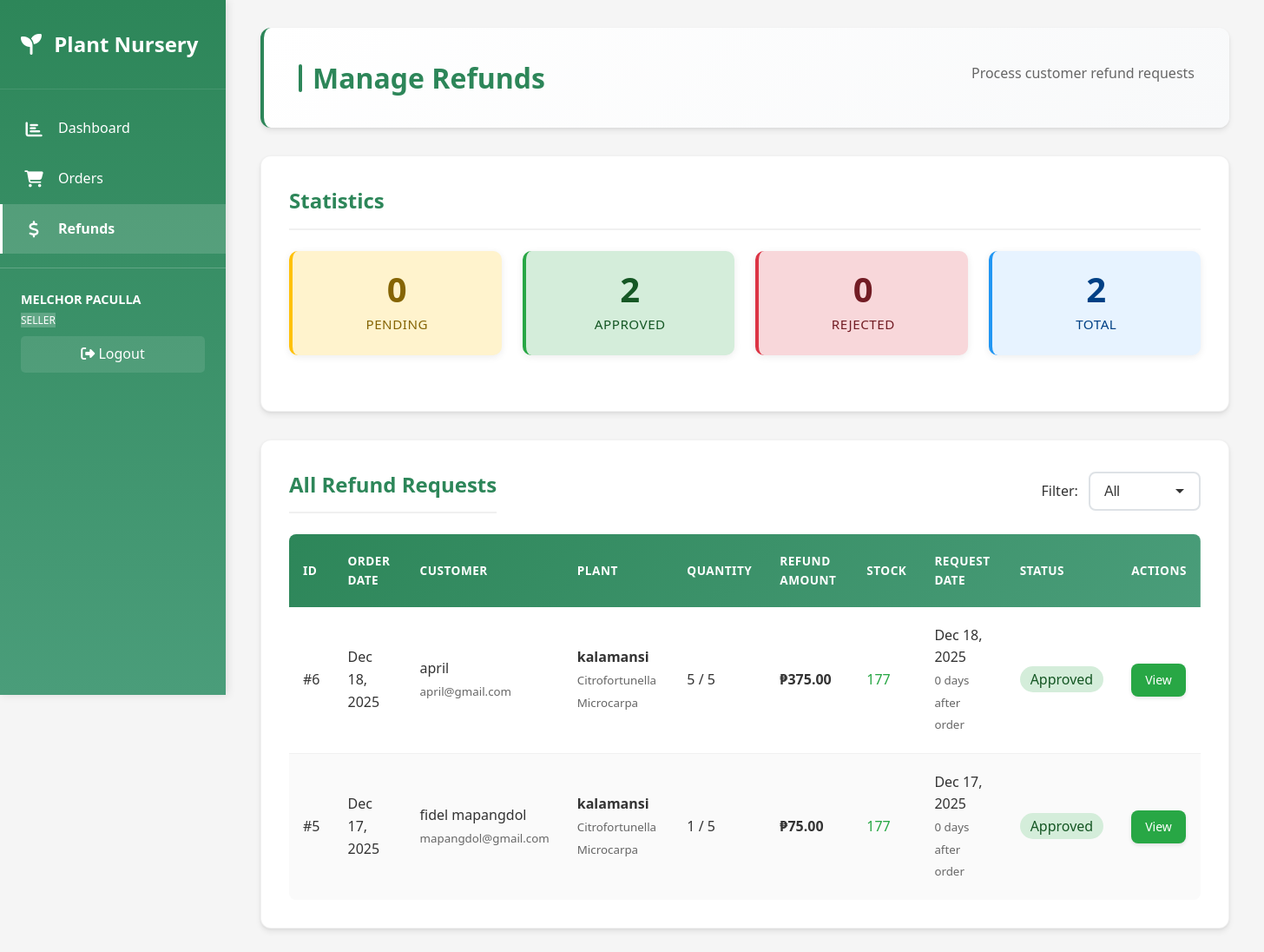
/seller/refunds.php (signed in), run on the app's committed database.
### tables this page shows
CREATE TABLE `employee`  (
  `EmployeeID` int NOT NULL AUTO_INCREMENT,
  `Name` varchar(100) NOT NULL,
  `Role` varchar(50) NULL DEFAULT NULL,
  `Email` varchar(100) NULL DEFAULT NULL,
  `Phone` varchar(20) NULL DEFAULT NULL,
  PRIMARY KEY (`EmployeeID`) USING BTREE,
  INDEX `idx_name`(`Name` ASC) USING BTREE,
  INDEX `idx_email`(`Email` ASC) USING BTREE
);

CREATE TABLE `warranty_refund`  (
  `RefundID` int NOT NULL AUTO_INCREMENT,
  `OrderID` int NOT NULL,
  `OrderItemID` int NOT NULL,
  `CustomerID` int NOT NULL,
  `RequestDate` timestamp NOT NULL DEFAULT current_timestamp(),
  `Reason` text NOT NULL,
  `Quantity` int NOT NULL DEFAULT 1,
  `Status` varchar(50) NULL DEFAULT 'Pending',
  `ProcessedBy` int NULL DEFAULT NULL,
  `ProcessedDate` timestamp NULL DEFAULT NULL,
  `Notes` text NULL,
  PRIMARY KEY (`RefundID`) USING BTREE,
  INDEX `OrderItemID`(`OrderItemID` ASC) USING BTREE,
  INDEX `ProcessedBy`(`ProcessedBy` ASC) USING BTREE,
  INDEX `idx_order`(`OrderID` ASC) USING BTREE,
  INDEX `idx_customer`(`CustomerID` ASC) USING BTREE,
  INDEX `idx_status`(`Status` ASC) USING BTREE,
  INDEX `idx_request_date`(`RequestDate` ASC) USING BTREE,
  CONSTRAINT `warranty_refund_ibfk_1` FOREIGN KEY (`OrderID`) REFERENCES `order` (`OrderID`) ON DELETE CASCADE ON UPDATE CASCADE,
  CONSTRAINT `warranty_refund_ibfk_2` FOREIGN KEY (`OrderItemID`) REFERENCES `orderitem` (`OrderItemID`) ON DELETE CASCADE ON UPDATE CASCADE,
  CONSTRAINT `warranty_refund_ibfk_3` FOREIGN KEY (`CustomerID`) REFERENCES `customer` (`CustomerID`) ON DELETE CASCADE ON UPDATE CASCADE,
  CONSTRAINT `warranty_refund_ibfk_4` FOREIGN KEY (`ProcessedBy`) REFERENCES `employee` (`EmployeeID`) ON DELETE SET NULL ON UPDATE CASCADE
);

CREATE TABLE `order`  (
  `OrderID` int NOT NULL AUTO_INCREMENT,
  `CustomerID` int NULL DEFAULT NULL,
  `EmployeeID` int NULL DEFAULT NULL,
  `OrderDate` date NOT NULL,
  `TotalAmount` decimal(10, 2) NOT NULL DEFAULT 0.00,
  `Status` varchar(50) NULL DEFAULT 'Pending',
  `IsSuccessful` tinyint(1) NULL DEFAULT 0,
  PRIMARY KEY (`OrderID`) USING BTREE,
  INDEX `idx_customer`(`CustomerID` ASC) USING BTREE,
  INDEX `idx_employee`(`EmployeeID` ASC) USING BTREE,
  INDEX `idx_order_date`(`OrderDate` ASC) USING BTREE,
  INDEX `idx_status`(`Status` ASC) USING BTREE,
  CONSTRAINT `order_ibfk_1` FOREIGN KEY (`CustomerID`) REFERENCES `customer` (`CustomerID`) ON DELETE SET NULL ON UPDATE CASCADE,
  CONSTRAINT `order_ibfk_2` FOREIGN KEY (`EmployeeID`) REFERENCES `employee` (`EmployeeID`) ON DELETE SET NULL ON UPDATE CASCADE
);

CREATE TABLE `customer`  (
  `CustomerID` int NOT NULL AUTO_INCREMENT,
  `Name` varchar(100) NOT NULL,
  `Email` varchar(100) NULL DEFAULT NULL,
  `Phone` varchar(20) NULL DEFAULT NULL,
  `Address` varchar(255) NULL DEFAULT NULL,
  PRIMARY KEY (`CustomerID`) USING BTREE,
  INDEX `idx_name`(`Name` ASC) USING BTREE,
  INDEX `idx_email`(`Email` ASC) USING BTREE
);

CREATE TABLE `plant`  (
  `PlantID` int NOT NULL AUTO_INCREMENT,
  `Name` varchar(100) NOT NULL,
  `ScientificName` varchar(120) NULL DEFAULT NULL,
  `PlantCategoryID` int NULL DEFAULT NULL,
  `PlantTypeID` int NULL DEFAULT NULL,
  `SupplierID` int NULL DEFAULT NULL,
  `QuantityAvailable` int NULL DEFAULT 0,
  `Price` decimal(10, 2) NOT NULL,
  `PlantImg` blob NULL,
  PRIMARY KEY (`PlantID`) USING BTREE,
  INDEX `idx_name`(`Name` ASC) USING BTREE,
  INDEX `idx_category`(`PlantCategoryID` ASC) USING BTREE,
  INDEX `idx_supplier`(`SupplierID` ASC) USING BTREE,
  INDEX `idx_planttype`(`PlantTypeID` ASC) USING BTREE,
  CONSTRAINT `plant_ibfk_1` FOREIGN KEY (`PlantCategoryID`) REFERENCES `plantcategory` (`PlantCategoryID`) ON DELETE SET NULL ON UPDATE CASCADE,
  CONSTRAINT `plant_ibfk_2` FOREIGN KEY (`SupplierID`) REFERENCES `supplier` (`SupplierID`) ON DELETE SET NULL ON UPDATE CASCADE,
  CONSTRAINT `plant_ibfk_3` FOREIGN KEY (`PlantTypeID`) REFERENCES `planttype` (`PlantTypeID`) ON DELETE SET NULL ON UPDATE CASCADE
);

CREATE TABLE `orderitem`  (
  `OrderItemID` int NOT NULL AUTO_INCREMENT,
  `OrderID` int NULL DEFAULT NULL,
  `PlantID` int NULL DEFAULT NULL,
  `Quantity` int NOT NULL DEFAULT 1,
  `Price` decimal(10, 2) NOT NULL,
  PRIMARY KEY (`OrderItemID`) USING BTREE,
  INDEX `idx_order`(`OrderID` ASC) USING BTREE,
  INDEX `idx_plant`(`PlantID` ASC) USING BTREE,
  CONSTRAINT `orderitem_ibfk_1` FOREIGN KEY (`OrderID`) REFERENCES `order` (`OrderID`) ON DELETE CASCADE ON UPDATE CASCADE,
  CONSTRAINT `orderitem_ibfk_2` FOREIGN KEY (`PlantID`) REFERENCES `plant` (`PlantID`) ON DELETE CASCADE ON UPDATE CASCADE
);

### seller/refunds.php (the view, shortened to what this page needs)
<?php
require_once '../config/database.php';
$statusFilter = isset($_GET['status']) ? mysqli_real_escape_string($conn, $_GET['status']) : 'all';
$whereClause = '';
$result = mysqli_query($conn, "
    SELECT wr.*,
           o.OrderDate, o.OrderID,
           c.Name as CustomerName, c.Email as CustomerEmail,
           oi.PlantID, oi.Quantity as OrderQuantity, oi.Price as ItemPrice,
           p.Name as PlantName, p.ScientificName, p.QuantityAvailable,
           e.Name as ProcessedByName
    FROM warranty_refund wr
    LEFT JOIN `order` o ON wr.OrderID = o.OrderID
    LEFT JOIN customer c ON wr.CustomerID = c.CustomerID
    LEFT JOIN orderitem oi ON wr.OrderItemID = oi.OrderItemID
    LEFT JOIN plant p ON oi.PlantID = p.PlantID
    LEFT JOIN employee e ON wr.ProcessedBy = e.EmployeeID
    $whereClause
    ORDER BY wr.RequestDate DESC
");
$refunds = mysqli_fetch_all($result, MYSQLI_ASSOC);
$pendingCount = mysqli_fetch_assoc(mysqli_query($conn, "SELECT COUNT(*) as count FROM warranty_refund WHERE Status = 'Pending'"))['count'];
$approvedCount = mysqli_fetch_assoc(mysqli_query($conn, "SELECT COUNT(*) as count FROM warranty_refund WHERE Status = 'Approved'"))['count'];
$rejectedCount = mysqli_fetch_assoc(mysqli_query($conn, "SELECT COUNT(*) as count FROM warranty_refund WHERE Status = 'Rejected'"))['count'];
$totalCount = mysqli_fetch_assoc(mysqli_query($conn, "SELECT COUNT(*) as count FROM warranty_refund"))['count'];
include 'includes/header.php';
?>
<div class="page-header">
    <h2>Manage Refunds</h2>
    <p style="color: #666; margin-top: 0.5rem;">Process customer refund requests</p>
</div>
        <div class="card">
            <h3>Statistics</h3>
            <div class="stats-grid">
                <div class="stat-card" style="background: #fff3cd; border-left-color: #ffc107;">
                    <div class="number" style="color: #856404;"><?php echo $pendingCount; ?></div>
                    <div style="color: #856404;">Pending</div>
                </div>
                <div class="stat-card" style="background: #d4edda; border-left-color: #28a745;">
                    <div class="number" style="color: #155724;"><?php echo $approvedCount; ?></div>
                    <div style="color: #155724;">Approved</div>
                </div>
                <div class="stat-card" style="background: #f8d7da; border-left-color: #dc3545;">
                    <div class="number" style="color: #721c24;"><?php echo $rejectedCount; ?></div>
                    <div style="color: #721c24;">Rejected</div>
                </div>
                <div class="stat-card" style="background: #e7f3ff; border-left-color: #2196F3;">
                    <div class="number" style="color: #004085;"><?php echo $totalCount; ?></div>
                    <div style="color: #004085;">Total</div>
                </div>
            </div>
        </div>
        <div class="card">
            <div style="display: flex; justify-content: space-between; align-items: center; margin-bottom: 1.5rem;">
                <h3 style="margin: 0;">All Refund Requests</h3>
                <div>
                    <label for="statusFilter" style="margin-right: 0.5rem;">Filter:</label>
                    <select id="statusFilter" onchange="filterByStatus()">
                        <option value="all" <?php echo $statusFilter === 'all' ? 'selected' : ''; ?>>All</option>
                    </select>
                </div>
            </div>
            <?php if (count($refunds) > 0): ?>
                <div class="table-container">
                    <table>
                        <thead>
                            <tr>
                                <th>ID</th>
                                <th>Order Date</th>
                                <th>Customer</th>
                                <th>Plant</th>
                                <th>Quantity</th>
                                <th>Refund Amount</th>
                                <th>Stock</th>
                                <th>Request Date</th>
                                <th>Status</th>
                                <th>Actions</th>
                            </tr>
                        </thead>
                        <tbody>
                            <?php foreach ($refunds as $refund):
                                $refundAmount = $refund['Quantity'] * $refund['ItemPrice'];
                                $orderDate = strtotime($refund['OrderDate']);
                                $requestDate = strtotime($refund['RequestDate']);
                                $daysSinceOrder = floor(($requestDate - $orderDate) / (24 * 60 * 60));
                                $availableQuantity = (int)($refund['QuantityAvailable'] ?? 0);
                                $refundQuantity = (int)$refund['Quantity'];
                                $hasEnoughStock = $availableQuantity >= $refundQuantity;
                            ?>
                                <tr>
                                    <td>#<?php echo $refund['RefundID']; ?></td>
                                    <td><?php echo date('M d, Y', strtotime($refund['OrderDate'])); ?></td>
                                    <td>
                                        <div><?php echo htmlspecialchars($refund['CustomerName']); ?></div>
                                        <small style="color: #666;"><?php echo htmlspecialchars($refund['CustomerEmail']); ?></small>
                                    </td>
                                    <td>
                                        <div><strong><?php echo htmlspecialchars($refund['PlantName']); ?></strong></div>
                                        <small style="color: #666;"><?php echo htmlspecialchars($refund['ScientificName'] ?? 'N/A'); ?></small>
                                    </td>
                                    <td><?php echo $refund['Quantity']; ?> / <?php echo $refund['OrderQuantity']; ?></td>
                                    <td><strong>₱<?php echo number_format($refundAmount, 2); ?></strong></td>
                                    <td>
                                        <span style="color: <?php echo $hasEnoughStock ? '#28a745' : '#dc3545'; ?>; font-weight: 500;">
                                            <?php echo $availableQuantity; ?>
                                        </span>
                                    </td>
                                    <td>
                                        <?php echo date('M d, Y', strtotime($refund['RequestDate'])); ?>
                                        <br><small style="color: #666;"><?php echo $daysSinceOrder; ?> days after order</small>
                                    </td>
                                    <td>
                                        <span style="padding: 0.25rem 0.75rem; border-radius: 20px; background-color:
                                            <?php
                                            echo $refund['Status'] === 'Approved' ? '#d4edda' :
                                                ($refund['Status'] === 'Pending' ? '#fff3cd' : '#f8d7da');
                                            ?>; color:
                                            <?php
                                            echo $refund['Status'] === 'Approved' ? '#155724' :
                                                ($refund['Status'] === 'Pending' ? '#856404' : '#721c24');
                                            ?>;">
                                            <?php echo htmlspecialchars($refund['Status']); ?>
                                        </span>
                                    </td>
                                    <td>
                                        <div class="action-buttons">
                                            <a href="view_refund.php?id=<?php echo $refund['RefundID']; ?>" class="btn btn-success">View</a>
                                        </div>
                                    </td>
                                </tr>
                            <?php endforeach; ?>
                        </tbody>
                    </table>
                </div>
            <?php else: ?>
                <div class="empty-state">
                    <p>No refund requests found.</p>
                </div>
            <?php endif; ?>
        </div>
    </div>
<?php include 'includes/footer.php'; ?>

### seller/includes/header.php (shortened to what this page needs)
<!DOCTYPE html>
<html lang="en">
<head>
    <link rel="stylesheet" href="../assets/css/style.css">
    <link rel="stylesheet" href="https://cdnjs.cloudflare.com/ajax/libs/font-awesome/6.4.0/css/all.min.css" />
</head>
<body>
    <?php
    $employeeName = 'Seller';
    if (isset($_SESSION['user_id'])) {
        $userID = $_SESSION['user_id'];
        $userResult = mysqli_query($conn, "SELECT EmployeeID, Username FROM user WHERE UserID = $userID");
        if ($userResult) {
            $user = mysqli_fetch_assoc($userResult);
            $employeeID = $user['EmployeeID'] ?? null;
            if ($employeeID) {
                $empResult = mysqli_query($conn, "SELECT Name FROM employee WHERE EmployeeID = $employeeID");
                if ($empResult) {
                    $emp = mysqli_fetch_assoc($empResult);
                    $employeeName = $emp['Name'] ?? $user['Username'];
                } else {
                    $employeeName = $user['Username'] ?? 'Seller';
                }
            } else {
                $employeeName = $user['Username'] ?? 'Seller';
            }
        }
    }
    $currentFile = basename($_SERVER['PHP_SELF']);
    $activePage = '';
    if ($currentFile == 'sellerpage.php') {
        $activePage = 'dashboard';
    } elseif ($currentFile == 'orders.php' || $currentFile == 'view_order.php' || $currentFile == 'approve_order.php') {
        $activePage = 'orders';
    } elseif ($currentFile == 'refunds.php' || $currentFile == 'view_refund.php' || $currentFile == 'process_refund.php') {
        $activePage = 'refunds';
    }
    ?>
    <div class="sidebar">
        <div class="sidebar-brand">
            <h1><i class="fas fa-seedling"></i> Plant Nursery</h1>
        </div>
        <ul class="sidebar-menu">
            <li>
                <a href="sellerpage.php" class="<?php echo $activePage == 'dashboard' ? 'active' : ''; ?>">
                    <span class="icon"><i class="fas fa-chart-bar"></i></span>
                    <span class="text">Dashboard</span>
                </a>
            </li>
            <li>
                <a href="orders.php" class="<?php echo $activePage == 'orders' ? 'active' : ''; ?>">
                    <span class="icon"><i class="fas fa-shopping-cart"></i></span>
                    <span class="text">Orders</span>
                </a>
            </li>
            <li>
                <a href="refunds.php" class="<?php echo $activePage == 'refunds' ? 'active' : ''; ?>">
                    <span class="icon"><i class="fas fa-dollar-sign"></i></span>
                    <span class="text">Refunds</span>
                </a>
            </li>
        </ul>
        <div style="padding: 1.5rem; border-top: 1px solid rgba(255,255,255,0.2); margin-top: auto;">
            <div style="color: white; margin-bottom: 0.5rem; font-size: 0.9rem;">
                <strong><?php echo htmlspecialchars(strtoupper($employeeName)); ?></strong>
                <div><span class="badge" style="background: rgba(255,255,255,0.2); color: white; font-size: 0.75rem; margin-top: 0.25rem;"><?php echo htmlspecialchars(strtoupper($_SESSION['role'] ?? '')); ?></span></div>
            </div>
            <a href="../logout.php" style="display: block; color: white; text-decoration: none; padding: 0.5rem; border-radius: 5px; background: rgba(255,255,255,0.1); text-align: center; transition: background 0.3s;">
                <span class="icon"><i class="fas fa-sign-out-alt"></i></span>
                <span class="text">Logout</span>
            </a>
        </div>
    </div>
    <div class="main-content">
        <div class="container-fluid py-4 px-4">

### data on the page
employee: Name "MELCHOR PACULLA"
warranty_refund: RefundID "6", OrderID.OrderDate "Dec 18, 2025", CustomerID.Name "april", CustomerID.Email "april@gmail.com", plant.Name "kalamansi", plant.ScientificName "Citrofortunella Microcarpa", Quantity "5", OrderItemID.Quantity "5", Quantity.Price "375.00", plant.QuantityAvailable "177", RequestDate "Dec 18, 2025", RequestDate.OrderDate "0", Status "Approved"
warranty_refund: RefundID "5", OrderID.OrderDate "Dec 17, 2025", CustomerID.Name "fidel mapangdol", CustomerID.Email "mapangdol@gmail.com", plant.Name "kalamansi", plant.ScientificName "Citrofortunella Microcarpa", Quantity "1", OrderItemID.Quantity "5", OrderItemID.Price "75.00", plant.QuantityAvailable "177", RequestDate "Dec 17, 2025", RequestDate.OrderDate "0", Status "Approved"

### other printed values
$_SESSION['role'] "SELLER"
$pendingCount "0"
$approvedCount "2"
$rejectedCount "0"
$totalCount "2"
